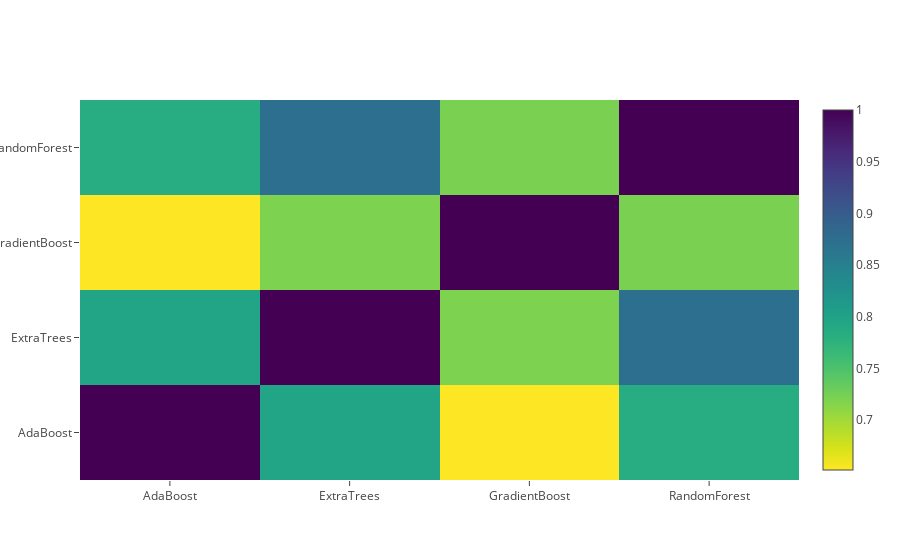

The notebook cell this image was saved under:
### Code cell
data = [
    go.Heatmap(
        z= base_predictions_train.astype(float).corr().values ,
        x=base_predictions_train.columns.values,
        y= base_predictions_train.columns.values,
          colorscale='Viridis',
            showscale=True,
            reversescale = True
    )
]
py.iplot(data, filename='labelled-heatmap')

### Figure 1 — Plotly figure (JSON) as saved in the notebook; plotly's stock layout.template omitted (floating-point values rounded to 4 significant figures)
{"data": [{"colorscale": "Viridis", "reversescale": true, "showscale": true, "type": "heatmap", "x": ["AdaBoost", "ExtraTrees", "GradientBoost", "RandomForest"], "y": ["AdaBoost", "ExtraTrees", "GradientBoost", "RandomForest"], "z": [[1, 0.7972, 0.6517, 0.783], [0.7972, 1, 0.7198, 0.8728], [0.6517, 0.7198, 1, 0.7219], [0.783, 0.8728, 0.7219, 1]]}], "layout": {}}
